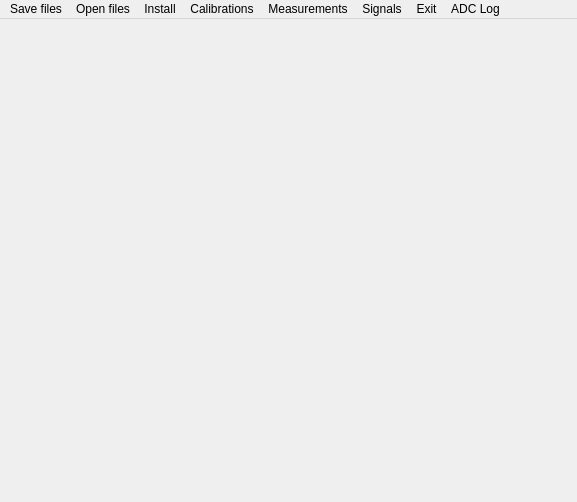
<?xml version="1.0" encoding="UTF-8"?>
<ui version="4.0">
 <class>MainWindow</class>
 <widget class="QMainWindow" name="MainWindow">
  <property name="geometry">
   <rect>
    <x>0</x>
    <y>0</y>
    <width>577</width>
    <height>502</height>
   </rect>
  </property>
  <property name="windowTitle">
   <string>MainWindow</string>
  </property>
  <widget class="QWidget" name="centralwidget">
   <property name="sizePolicy">
    <sizepolicy hsizetype="Expanding" vsizetype="Expanding">
     <horstretch>0</horstretch>
     <verstretch>0</verstretch>
    </sizepolicy>
   </property>
   <property name="acceptDrops">
    <bool>true</bool>
   </property>
  </widget>
  <widget class="QMenuBar" name="menubar">
   <property name="geometry">
    <rect>
     <x>0</x>
     <y>0</y>
     <width>577</width>
     <height>21</height>
    </rect>
   </property>
   <widget class="QMenu" name="menuExit">
    <property name="title">
     <string>Save files</string>
    </property>
    <addaction name="actionSave_SXR_file"/>
    <addaction name="actionSave_CLB_file"/>
    <addaction name="actionSave_BKG_file"/>
    <addaction name="actionSave_GSA_file"/>
    <addaction name="actionSave_MCA_file"/>
   </widget>
   <widget class="QMenu" name="menuOpen_files">
    <property name="title">
     <string>Open files</string>
    </property>
    <addaction name="actionOpen_SXR_file"/>
    <addaction name="actionOpen_CLB_file"/>
    <addaction name="actionOpen_BKG_file"/>
    <addaction name="actionOpen_GSA_file"/>
    <addaction name="actionOpen_MCA_file"/>
   </widget>
   <widget class="QMenu" name="menuInstall">
    <property name="title">
     <string>Install</string>
    </property>
    <addaction name="actionPX_5"/>
    <addaction name="actionADC"/>
    <addaction name="actionMini_X2"/>
    <addaction name="actionAmplifier"/>
    <addaction name="actionGSA"/>
   </widget>
   <widget class="QMenu" name="menuCalibrations">
    <property name="title">
     <string>Calibrations</string>
    </property>
    <addaction name="actionCalibration_Status"/>
    <addaction name="separator"/>
    <addaction name="actionCalibration_settings"/>
    <addaction name="actionThreshold_PX_5"/>
   </widget>
   <widget class="QMenu" name="menuMeasurements">
    <property name="title">
     <string>Measurements</string>
    </property>
    <addaction name="actionMeasurements_Status"/>
    <addaction name="separator"/>
    <addaction name="actionMeasurement_settings"/>
   </widget>
   <widget class="QMenu" name="menuSignals">
    <property name="title">
     <string>Signals</string>
    </property>
   </widget>
   <widget class="QMenu" name="menuExit_2">
    <property name="title">
     <string>Exit</string>
    </property>
   </widget>
   <widget class="QMenu" name="menuADC_Log">
    <property name="title">
     <string>ADC Log</string>
    </property>
    <addaction name="actionShow_log"/>
   </widget>
   <addaction name="menuExit"/>
   <addaction name="menuOpen_files"/>
   <addaction name="menuInstall"/>
   <addaction name="menuCalibrations"/>
   <addaction name="menuMeasurements"/>
   <addaction name="menuSignals"/>
   <addaction name="menuExit_2"/>
   <addaction name="menuADC_Log"/>
  </widget>
  <action name="actionSave_SXR_file">
   <property name="text">
    <string>Save SXR file</string>
   </property>
  </action>
  <action name="actionSave_CLB_file">
   <property name="text">
    <string>Save CLB file</string>
   </property>
  </action>
  <action name="actionSave_BKG_file">
   <property name="text">
    <string>Save BKG file</string>
   </property>
  </action>
  <action name="actionSave_GSA_file">
   <property name="text">
    <string>Save GSA file</string>
   </property>
  </action>
  <action name="actionSave_MCA_file">
   <property name="text">
    <string>Save MCA file</string>
   </property>
  </action>
  <action name="actionOpen_SXR_file">
   <property name="text">
    <string>Open SXR file</string>
   </property>
  </action>
  <action name="actionOpen_CLB_file">
   <property name="text">
    <string>Open CLB file</string>
   </property>
  </action>
  <action name="actionOpen_BKG_file">
   <property name="text">
    <string>Open BKG file</string>
   </property>
  </action>
  <action name="actionOpen_GSA_file">
   <property name="text">
    <string>Open GSA file</string>
   </property>
  </action>
  <action name="actionOpen_MCA_file">
   <property name="text">
    <string>Open MCA file</string>
   </property>
  </action>
  <action name="actionPX_5">
   <property name="text">
    <string>PX-5</string>
   </property>
  </action>
  <action name="actionADC">
   <property name="text">
    <string>ADC</string>
   </property>
  </action>
  <action name="actionMini_X2">
   <property name="text">
    <string>Mini-X2</string>
   </property>
  </action>
  <action name="actionAmplifier">
   <property name="text">
    <string>Amplifier</string>
   </property>
  </action>
  <action name="actionGSA">
   <property name="text">
    <string>GSA</string>
   </property>
  </action>
  <action name="actionFe">
   <property name="text">
    <string>Fe</string>
   </property>
  </action>
  <action name="actionMini_X2_2">
   <property name="text">
    <string>Mini-X2</string>
   </property>
  </action>
  <action name="actionGSA_2">
   <property name="text">
    <string>GSA</string>
   </property>
  </action>
  <action name="actionThreshold_PX_5">
   <property name="text">
    <string>Threshold PX-5</string>
   </property>
  </action>
  <action name="actionMeasurements_Status">
   <property name="text">
    <string>Status: Disable</string>
   </property>
  </action>
  <action name="actionMeasurement_settings">
   <property name="text">
    <string>Measurement settings</string>
   </property>
  </action>
  <action name="actionCalibration_Status">
   <property name="text">
    <string>Status: Disable</string>
   </property>
  </action>
  <action name="actionCalibration_settings">
   <property name="text">
    <string>Calibration settings</string>
   </property>
  </action>
  <action name="actionShow_log">
   <property name="text">
    <string>Show log</string>
   </property>
  </action>
 </widget>
 <resources/>
 <connections/>
</ui>
